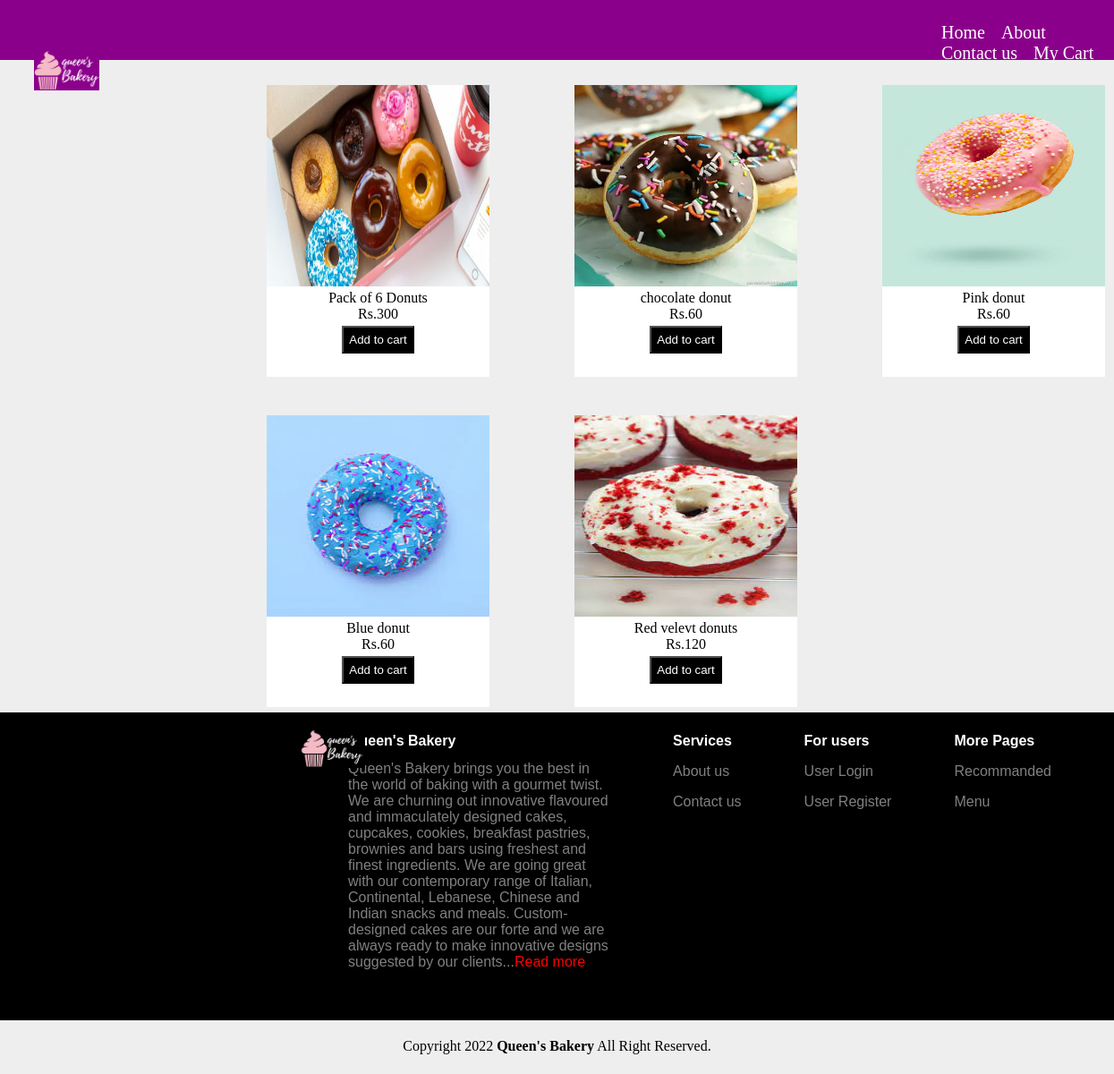
Screenshot of /user/donuts.php with the database file from the repository.
### tables this page shows
CREATE TABLE `donuts` (
  `id` int(30) NOT NULL,
  `name` varchar(30) NOT NULL,
  `price` int(30) NOT NULL,
  `photopath` longblob NOT NULL
);

### user/donuts.php (the view, shortened to what this page needs)
<?php
include("connection.php");
?>
<!DOCTYPE html>
<html lang="en">
<head>
    <link rel="stylesheet" href="cake.css">
    <link rel="stylesheet" href="main_page.css">
</head>
<body>
    <header>
        <nav>
            <ul>
                <li><a href="index.php">Home</a></li>
                <li><a href="about.php">About</a></li>
                <li><a href="contact.php">Contact us</a></li>
                <?php
                  $count = 0;
                  ?>
                <li><a href="cart.php">My Cart (<?php echo $count;?>)</a></li>
                <?php
                  if(!isset($_SESSION['name']))
                  {
                    echo '<li><a href="login.php">Login</a></li>';
                }
                else{
                   echo  '<li><a href="name.php">My account</a></li>';
                }
                ?>
            </ul>
        </nav>
        <a href="index.php" target="_blank"><img src="/bakery_management/images/Add a heading (2).png" alt="" class="image1"></a>
    </header>
    <main>
        <div class="container2">
        <?php
        $query = "SELECT * FROM donuts";
        $query_run = mysqli_query($conn, $query);
        $check_product = mysqli_num_rows($query_run) > 0;
        if ($check_product) {
            while ($row = mysqli_fetch_array($query_run)) {
                ?>
                <form action="manage_cart.php" method="POST">
                    <div class="image3">
                       <?php echo '<img src="/bakery_management/admin/'.($row['photopath']).'" alt="">';?>
                        <p class="name"><?php echo $row['name']; ?></p>
                        <p class="price">Rs.<?php echo $row['price']; ?></p>
                        <button type="submit" name="Add_To_Cart" class="btn">Add to cart</button>
                    </div>
                </form>
                <?php
            }
        } else {
            echo "No item found";
        }
        ?>
        </div>
    </main>
    <div class="container3">
        <div class="logo">
            <img src="/bakery_management/images/newlogo.png" alt="">
        </div>
        <div class="about">
            <h4>Queen's Bakery</h4>
            <p>Queen's Bakery brings you the best in the world of baking with a gourmet twist. We are churning out
                innovative flavoured and immaculately designed cakes, cupcakes, cookies, breakfast pastries, brownies
                and bars using freshest and finest ingredients. We are going great with our contemporary range of
                Italian, Continental, Lebanese, Chinese and Indian snacks and meals. Custom-designed cakes are our forte
                and we are always ready to make innovative designs suggested by our clients...<a href="about.php">Read
                    more</a>
            </p>
        </div>
        <div class="about1">
            <h4>Services</h4>
            <ul>
                <li><a href="about.php">About us</a></li>
                <li><a href="contact.php">Contact us</a></li>
            </ul>
        </div>
        <div class="about1">
            <h4>For users</h4>
            <ul>
                <li><a href="login.php">User Login</a></li>
                <li><a href="signup.php">User Register</a></li>
            </ul>
        </div>
        <div class="about1">
            <h4>More Pages</h4>
            <ul>
                <li><a href="index.php#one">Recommanded</a></li>
                <li><a href="menu.php">Menu</a></li>
            </ul>
        </div>
    </div>
    <footer>
        <p>Copyright 2022<b> Queen's Bakery</b> All Right Reserved.</p>
    </footer>
</body>
</html>

### user/cake.css (style rules this page uses)
.container2 { width: 1315px; display: grid; grid-template-columns:344px 344px 344px; grid-template-rows: 369px ; margin-left: 148px; margin-top: 3px; background-color: #eeeeee; color: black; justify-items: center; }
.image3 { background-color: white; text-align: center; height: 326px; margin-left: 205px; margin-top: 25px; color: black; margin-bottom: 6px; }
.image3 img { width: 239px; height: 251px; }
.image3 img { border-radius: 0px; }
.btn { padding: 6px; margin-top: 4px; background-color: black; color: white; }

### user/main_page.css (style rules this page uses)
* { margin: 0; padding: 0; }
body { background-color: #eeeeee; }
header { background-color: #8b008b; height: 42px; padding-top: 25px; }
nav ul li a { color: white; text-decoration: none; font-size: 20px; font-weight: 450; }
nav ul li { display: inline; list-style: none; padding: 5px; }
nav ul { margin-left: 1045px; }
nav ul li a { padding: 2px; }
.image1 { position: relative; bottom: 37px; left: 38px; width: 73px; }
main { display: flex; justify-content: center; }
.container2 { width: 1315px; display: grid; grid-template-columns:344px 344px 344px; grid-template-rows: 369px ; margin-left: 148px; margin-top: 3px; background-color: #eeeeee; color: black; justify-items: center; }
.image3 { background-color: white; text-align: center; height: 326px; margin-left: 205px; margin-top: 25px; color: black; margin-bottom: 6px; }
.image3 img { width: 249px; height: 225px; }
.image3 img { border-radius: 0px; }
.btn { padding: 6px; margin-top: 4px; background-color: black; color: white; }
.container3 { background-color: black; color: white; height: 344px; display: grid; grid-template-columns: auto auto auto auto auto; font-family: 'Mulish', sans-serif; }
.about { margin-left: 246px; }
.container3 p { width: 293px; margin-top: 13px; }
.container3 h4 { margin-top: 23px; }
.about p { color: gray; }
.about a { color: red; text-decoration: none; }
.logo img { position: relative; top: 18px; left: 335px; width: 73px; }
.about1 ul li { list-style: none; padding-top: 14px; margin-top: 2px; }
.about1 ul li a { text-decoration: none; color: gray; }
footer { height: 40px; }
footer p { margin-top: 20px; text-align: center; }

### rows the page displays
donuts: photopath (picture), name "Pack of 6 Donuts", price "300"
donuts: photopath (picture), name "chocolate donut", price "60"
donuts: photopath (picture), name "Pink donut", price "60"
donuts: photopath (picture), name "Blue donut", price "60"
donuts: photopath (picture), name "Red velevt donuts", price "120"
